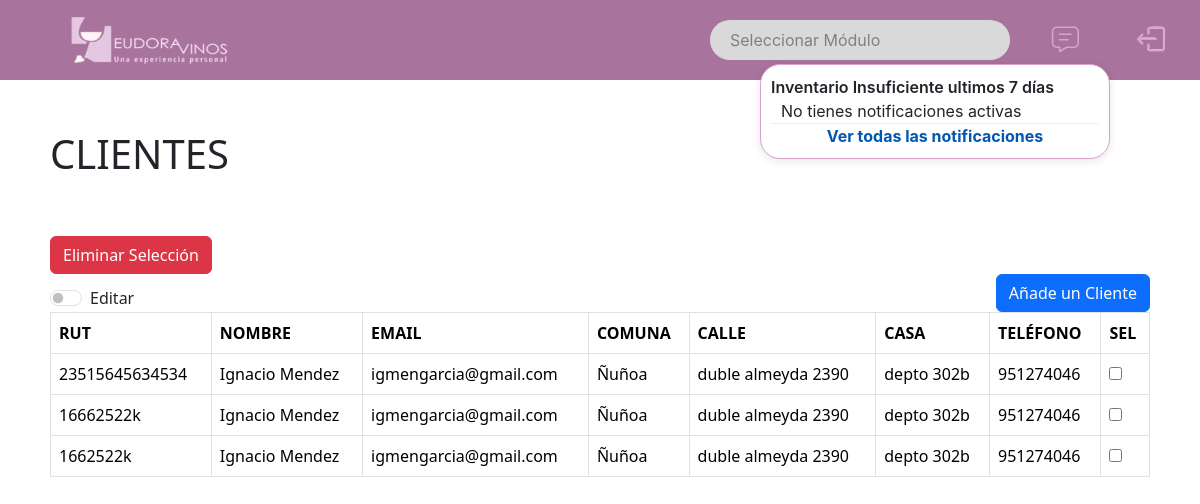
Page /cliente/ (signed in) on the committed database.
### website/models.py (models this page shows, shortened)
class Cliente(models.Model):
    rut = models.CharField(primary_key=True, max_length=20)
    nombre = models.CharField( max_length=50, null=True)
    email = models.EmailField(null=True)
    comuna = models.CharField(max_length=50, null=True)
    calle = models.CharField(max_length=50, null=True)
    numero_de_casa = models.CharField(max_length=50, null=True)
    telefono = models.IntegerField(null=True)

### website/views.py (the view)
# urls.py: path('cliente/', views.cliente, name='cliente'), #muestra
@login_required
def cliente(request):
    clientes = Cliente.objects.all()
    return render(request, 'cliente.html', {'clientes': clientes})

### website/context_processors.py (called while the page is built)
def notificaciones(request):
    fecha_limite = datetime.now().date() - timedelta(days=7)
    notificaciones_activas = Alerta_stock.objects.filter(fecha_alerta__gte=fecha_limite)
    return {'notificaciones_activas': notificaciones_activas}

### website/templates/cliente.html (shortened to what this page needs)
{% load static%}
{% include "base.html" %}
{% block content %}
<div id="tablas-css">
    <link type="text/css" href='{% static "css/tablas.css" %}' rel="stylesheet"/>
    <div id="titulo-modelo">
        <h1>CLIENTES</h1>
    </div>
    <div class="col d-grid gap-2 d-md-flex">
        <button id="eliminar-seleccion" type="button" class="btn btn-danger">Eliminar Selección</button>
    </div>
    <div class="a">
        <div class="row align-items-end">
            <div class="col">
                <div id="ediciones">
                    <div class="form-check form-switch">
                        <input class="form-check-input" type="checkbox" role="switch" id="flexSwitchCheckDefault">
                        <label class="form-check-label" for="flexSwitchCheckDefault">Editar</label>
                    </div>
                </div>
            </div>
            <div class="col d-grid gap-2 d-md-flex justify-content-md-end">
                <button type="button" class="btn btn-primary" data-bs-toggle="modal" data-bs-target="#addnewcliente">
                    Añade un Cliente
                </button>
            </div>
        </div>
    </div>
    <table id="table" summary="tabla cliente" class="table table-bordered table-hover dt-responsive">
        <thead>
        <tr class="listado">
            <th> RUT </th>
            <th> NOMBRE </th>
            <th> EMAIL</th>
            <th> COMUNA </th>
            <th> CALLE </th>
            <th> CASA </th>
            <th> TELÉFONO </th>
            <th> SEL </th>
        </tr>
        </thead>
        <tbody>
            {% for cliente in clientes %}
            <tr class="listado">
                <td>{{ cliente.rut }}</td>
                <td class="editable" data-rut="{{ cliente.rut }}" data-type="nombre">{{ cliente.nombre }}</td>
                <td class="editable" data-rut="{{ cliente.rut }}" data-type="email">{{ cliente.email }}</td>
                <td class="editable" data-rut="{{ cliente.rut }}" data-type="comuna">{{ cliente.comuna }}</td>
                <td class="editable" data-rut="{{ cliente.rut }}" data-type="calle">{{ cliente.calle }}</td>
                <td class="editable" data-rut="{{ cliente.rut }}" data-type="numero_de_casa">{{ cliente.numero_de_casa }}</td>
                <td class="editable" data-rut="{{ cliente.rut }}" data-type="telefono">{{ cliente.telefono }}</td>
                <td>
                    <input type="checkbox" data-rut="{{ cliente.rut }}" name="seleccionar" id="seleccionar">
                </td>
            </tr>
            {% endfor %}
        </tbody>
    </table>
</div>
{% endblock %}

### website/static/css/tablas.css (style rules this page uses)
body { font-size: 140%; }
table { color: red; }
#tablas-css { padding: 50px; font-size: medium; font-weight: 100; }
#titulo-modelo { display: flex; flex-direction: row; padding-bottom: 50px; }

### rows in the picture
Cliente: rut "23515645634534", nombre "Ignacio Mendez", email "igmengarcia@gmail.com", comuna "Ñuñoa", calle "duble almeyda 2390", numero_de_casa "depto 302b", telefono "951274046"
Cliente: rut "16662522k", nombre "Ignacio Mendez", email "igmengarcia@gmail.com", comuna "Ñuñoa", calle "duble almeyda 2390", numero_de_casa "depto 302b", telefono "951274046"
Cliente: rut "1662522k", nombre "Ignacio Mendez", email "igmengarcia@gmail.com", comuna "Ñuñoa", calle "duble almeyda 2390", numero_de_casa "depto 302b", telefono "951274046"
